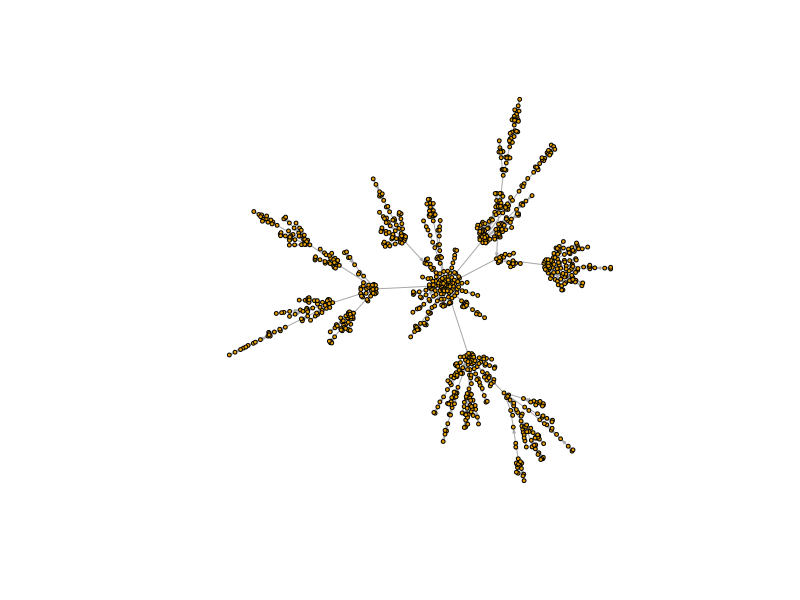

Here is the R script that generated this plot:
library(igraph)

g <- barabasi.game(1000)

#wizualizacja layout Fruchterman & Reingold
layout <- layout.fruchterman.reingold(g)
plot(g, layout=layout, vertex.size=2,
     vertex.label=NA, edge.arrow.size=.2)

#poszukiwanie węzła o największej wartości miary betweenness
which.max(betweenness(g))

#średnica grafu
diameter(g)


#w grafach ER każde połączenie ma identyczne szanse na powstanie, w grafie BA węzły dodawane są iteracyjnie i preferują połączenia z węzłami mającymi już dużo połączeń